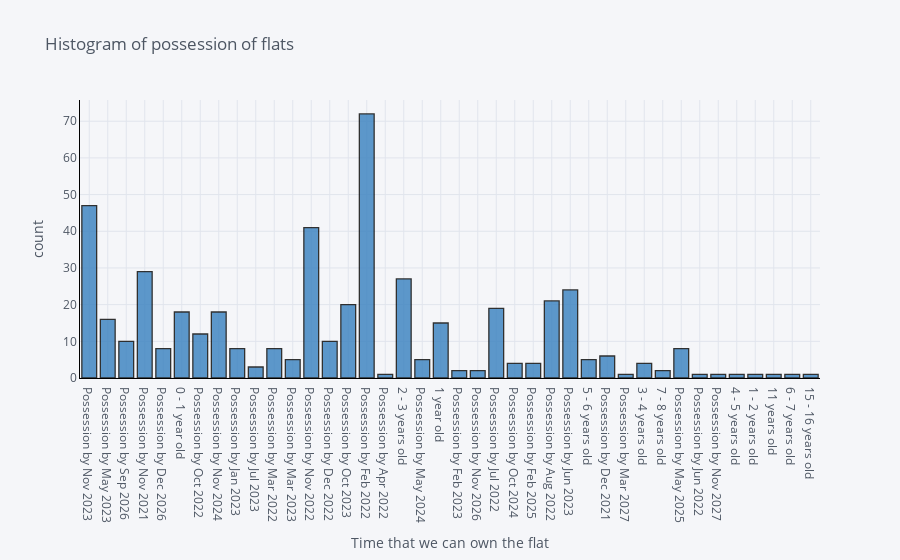

Notebook code cell kept with this figure:
### Code cell
#this grapgh shows count of property posessed by this date

df['Date_of_completion'].iplot(
    kind='hist',
    bins=100,
    xTitle="Time that we can own the flat",
    linecolor='black',
    color = 'blue',
    yTitle='count',
    title='Histogram of possession of flats  ')

### Figure 1 — Plotly figure (JSON) as saved in the notebook; plotly's stock layout.template omitted (floating-point values rounded to 4 significant figures; data arrays with more than 128 entries replaced by an {"elided": "..."} marker saying what was removed)
{"data": [{"histfunc": "count", "histnorm": "", "marker": {"color": "rgba(55, 128, 191, 1.0)", "line": {"color": "#000000", "width": 1.3}}, "name": "Date_of_completion", "nbinsx": 100, "opacity": 0.8, "orientation": "v", "type": "histogram", "x": {"elided": "482 str values"}}], "layout": {"barmode": "overlay", "legend": {"bgcolor": "#F5F6F9", "font": {"color": "#4D5663"}}, "paper_bgcolor": "#F5F6F9", "plot_bgcolor": "#F5F6F9", "title": {"font": {"color": "#4D5663"}, "text": "Histogram of possession of flats  "}, "xaxis": {"gridcolor": "#E1E5ED", "linecolor": "black", "showgrid": true, "tickfont": {"color": "#4D5663"}, "title": {"font": {"color": "#4D5663"}, "text": "Time that we can own the flat"}, "zerolinecolor": "#E1E5ED"}, "yaxis": {"gridcolor": "#E1E5ED", "linecolor": "black", "showgrid": true, "tickfont": {"color": "#4D5663"}, "title": {"font": {"color": "#4D5663"}, "text": "count"}, "zerolinecolor": "#E1E5ED"}}}
